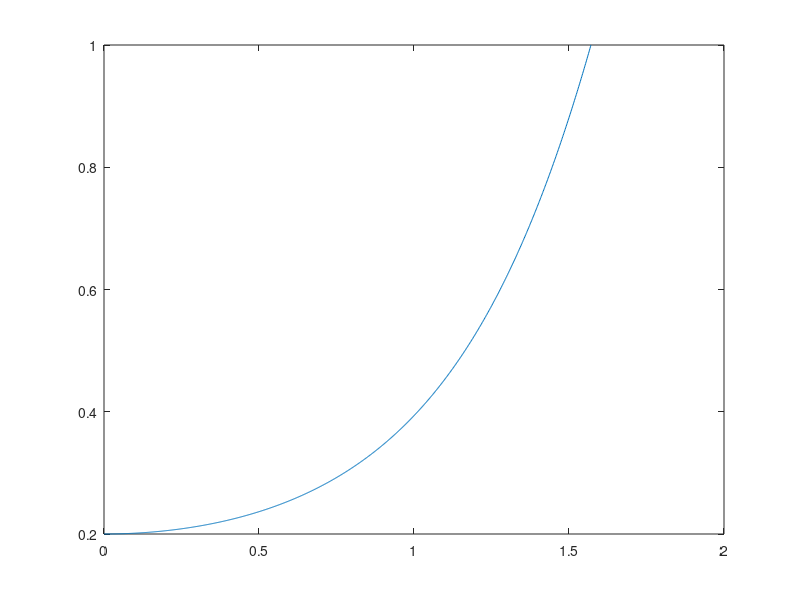
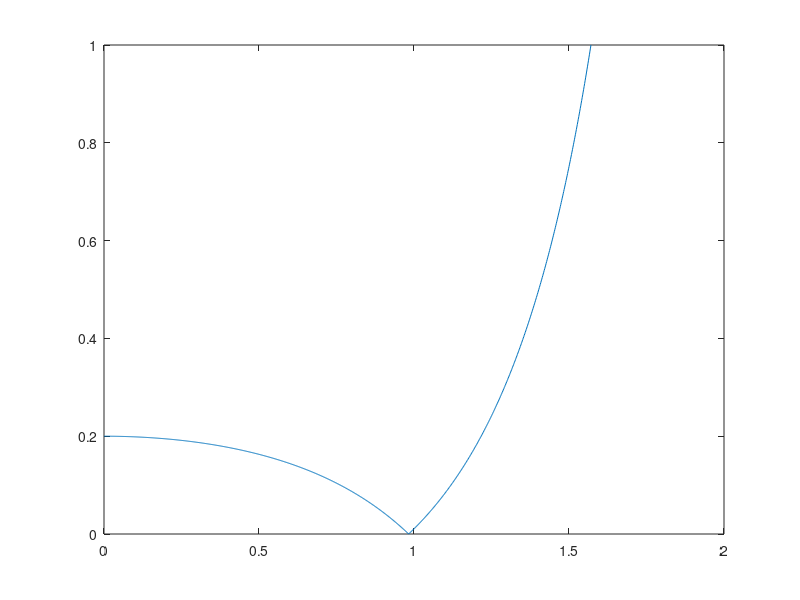

Source code (MATLAB) for these figures, in order:
n1 = 1;
n2 = 1.5;
rx=[1000,1];
ry=[1000,1];
i = 1;
for phi=0:pi/2000:pi/2
    rx(i) = abs((n1*cos(phi)-n2*sqrt(1-(n1*sin(phi)/n2).^2))/(n1*cos(phi)+n2*sqrt(1-(n1*sin(phi)/n2).^2)));
    ry(i) = abs((n2*cos(phi)-n1*sqrt(1-(n1*sin(phi)/n2).^2))/(n2*cos(phi)+n1*sqrt(1-(n1*sin(phi)/n2).^2)));
    i = i+1;
end
phi=0:pi/2000:pi/2
figure
plot(phi,rx)
figure
plot(phi,ry)